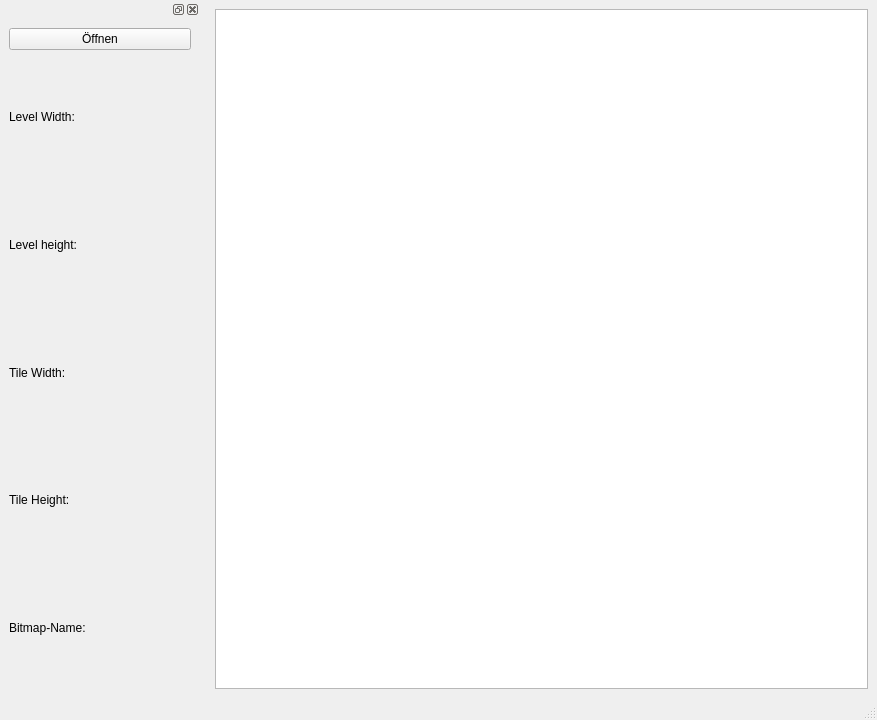
<?xml version="1.0" encoding="UTF-8"?>
<ui version="4.0">
 <class>MainWindow</class>
 <widget class="QMainWindow" name="MainWindow">
  <property name="geometry">
   <rect>
    <x>0</x>
    <y>0</y>
    <width>877</width>
    <height>720</height>
   </rect>
  </property>
  <property name="windowTitle">
   <string>MainWindow</string>
  </property>
  <widget class="QWidget" name="centralwidget">
   <layout class="QVBoxLayout" name="verticalLayout_2">
    <item>
     <widget class="QGraphicsView" name="graphicsView">
      <property name="sizePolicy">
       <sizepolicy hsizetype="Expanding" vsizetype="Expanding">
        <horstretch>1</horstretch>
        <verstretch>1</verstretch>
       </sizepolicy>
      </property>
      <property name="sizeIncrement">
       <size>
        <width>100</width>
        <height>100</height>
       </size>
      </property>
     </widget>
    </item>
   </layout>
  </widget>
  <widget class="QStatusBar" name="statusbar"/>
  <widget class="QDockWidget" name="dockWidget">
   <property name="minimumSize">
    <size>
     <width>200</width>
     <height>185</height>
    </size>
   </property>
   <property name="maximumSize">
    <size>
     <width>200</width>
     <height>524287</height>
    </size>
   </property>
   <property name="baseSize">
    <size>
     <width>200</width>
     <height>0</height>
    </size>
   </property>
   <attribute name="dockWidgetArea">
    <number>1</number>
   </attribute>
   <widget class="QWidget" name="dockWidgetContents">
    <layout class="QVBoxLayout" name="verticalLayout">
     <item>
      <widget class="QPushButton" name="pushButton">
       <property name="text">
        <string>Öffnen</string>
       </property>
      </widget>
     </item>
     <item>
      <widget class="QLabel" name="label_4">
       <property name="text">
        <string>Level Width:</string>
       </property>
      </widget>
     </item>
     <item>
      <widget class="QLabel" name="label_3">
       <property name="text">
        <string>Level height: </string>
       </property>
      </widget>
     </item>
     <item>
      <widget class="QLabel" name="label_5">
       <property name="text">
        <string>Tile Width:</string>
       </property>
      </widget>
     </item>
     <item>
      <widget class="QLabel" name="label_2">
       <property name="text">
        <string>Tile Height:</string>
       </property>
      </widget>
     </item>
     <item>
      <widget class="QLabel" name="label">
       <property name="minimumSize">
        <size>
         <width>200</width>
         <height>0</height>
        </size>
       </property>
       <property name="maximumSize">
        <size>
         <width>200</width>
         <height>200</height>
        </size>
       </property>
       <property name="text">
        <string>Bitmap-Name:</string>
       </property>
      </widget>
     </item>
    </layout>
   </widget>
  </widget>
 </widget>
 <resources/>
 <connections/>
</ui>
